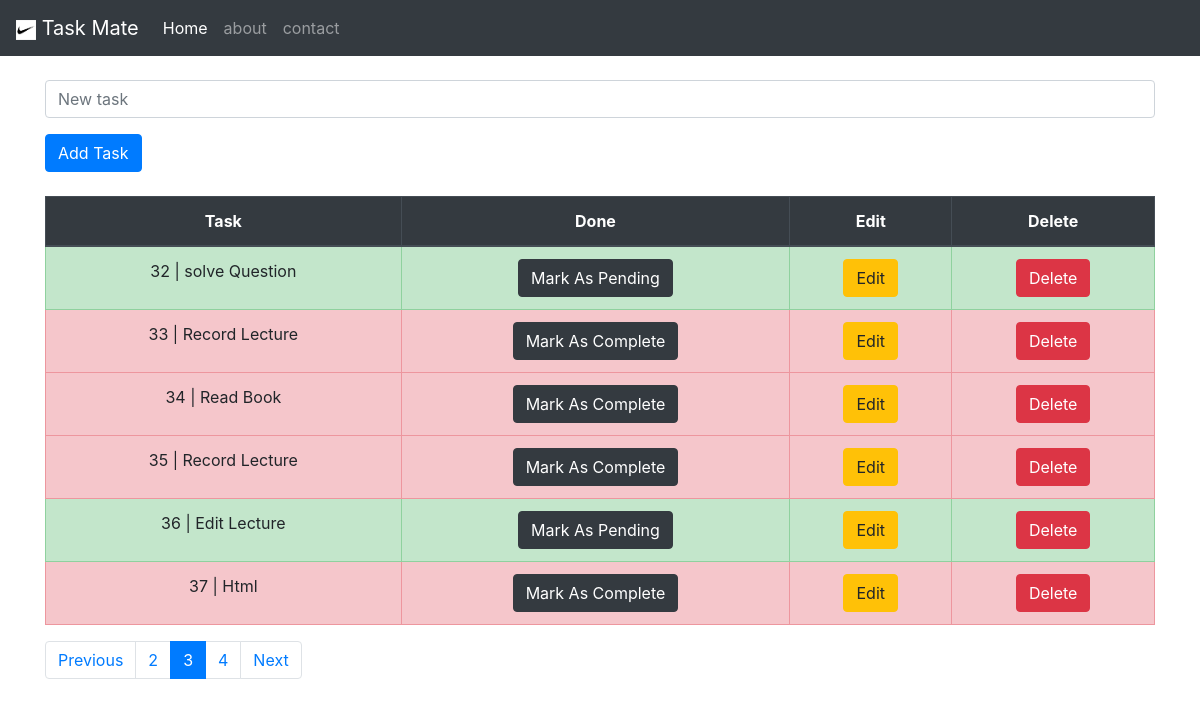
Page /task/?pg=3 on the committed database.
### todolist_app/models.py (models this page shows, shortened)
class TaskList(models.Model):
    task = models.CharField(max_length=300)
    done = models.BooleanField(default=False)

### todolist_app/views.py (the view)
# urls.py: path('', views.todolist, name='todolist'),
def todolist(request):
    if request.method == 'POST':
        form = TaskForm(request.POST or None)
        if form.is_valid():
            form.save()
            messages.success(request,('New Task Added!'))
            return redirect('todolist')
        else:
            return redirect('todolist')
    else:
        all_task = TaskList.objects.all()
        paginator = Paginator(all_task, 6)
        Page = request.GET.get('pg')
        all_task = paginator.get_page(Page)
        return render(request, 'todolist.html',{'all_task':all_task})

### todolist_app/templates/todolist.html (shortened to what this page needs)
{% extends 'base.html' %}
{% block content %}
<div class="container"><br/>
    <form method="post">
        <div class="form-group">
            <input type="text" class="form-control" placeholder="New task" name="task">
        </div>
        <button type="submit" class="btn btn-primary">Add Task</button>
    </form>
    <br/>
    <table class="table table-bordered text-center">
        <thead class="thead-dark">
        <tr>
            <th scope="col">Task</th>
            <th scope="col">Done</th>
            <th scope="col">Edit</th>
            <th scope="col">Delete</th>
        </tr>
        </thead>
        <tbody>
        {% for obj in all_task %}
            {% if obj.done %}
            <tr class="table-success">
                <td scope="row">{{ obj.id }} | {{ obj.task }}</td>
                <td><a href="{% url 'pending_task' obj.id %}"> <button type="button" class="btn btn-dark"> Mark As Pending</button></a></td>
                <td><a href="{% url 'edit_task' obj.id %}"> <button type="button" class="btn btn-warning"> Edit</button></a></td>
                <td><a href="{% url 'delete_task' obj.id %}"><button type="button" class="btn btn-danger"> Delete</button></a></td>
            </tr>
            {% else %}
            <tr class="table-danger">
                <td scope="row">{{ obj.id }} | {{ obj.task }}</td>
                <td> <a href="{% url 'complete_task' obj.id %}"> <button type="button" class="btn btn-dark"> Mark As Complete</button></a></td>
                <td><a href="{% url 'edit_task' obj.id %}"> <button type="button" class="btn btn-warning"> Edit</button></a></td>
                <td><a href="{% url 'delete_task' obj.id %}"><button type="button" class="btn btn-danger"> Delete</button></a></td>
            </tr>
            {% endif %}
        {% endfor %}
        </tbody>
    </table>
 <nav aria-label="...">
  <ul class="pagination">
    <li class="page-item ">
      <a class="page-link" href="?pg=1">Previous</a>
    </li>
      {% if all_task.has_previous %}
    <li class="page-item"><a class="page-link" href="?pg={{ all_task.previous_page_number }}">{{ all_task.previous_page_number }}</a></li>
      {% endif %}
      <li class="page-item active" aria-current="page">
      <a class="page-link" href="?pg={{ all_task.number }}">{{ all_task.number }}</a>
    </li>
      {% if all_task.has_next %}
      <li class="page-item"><a class="page-link" href="?pg={{ all_task.next_page_number }}">{{ all_task.next_page_number }}</a></li>
        {% endif %}
      <li class="page-item">
      <a class="page-link" href="?pg={{ all_task.paginator.num_pages }}">Next</a>
    </li>
  </ul>
</nav>
</div>
{% endblock %}

### rows in the picture
TaskList: id "32", task "solve Question"
TaskList: id "33", task "Record Lecture"
TaskList: id "34", task "Read Book"
TaskList: id "35", task "Record Lecture"
TaskList: id "36", task "Edit Lecture"
TaskList: id "37", task "Html"

### other values in the picture
{{ all_task.previous_page_number }} "2"
{{ all_task.number }} "3"
{{ all_task.next_page_number }} "4"
